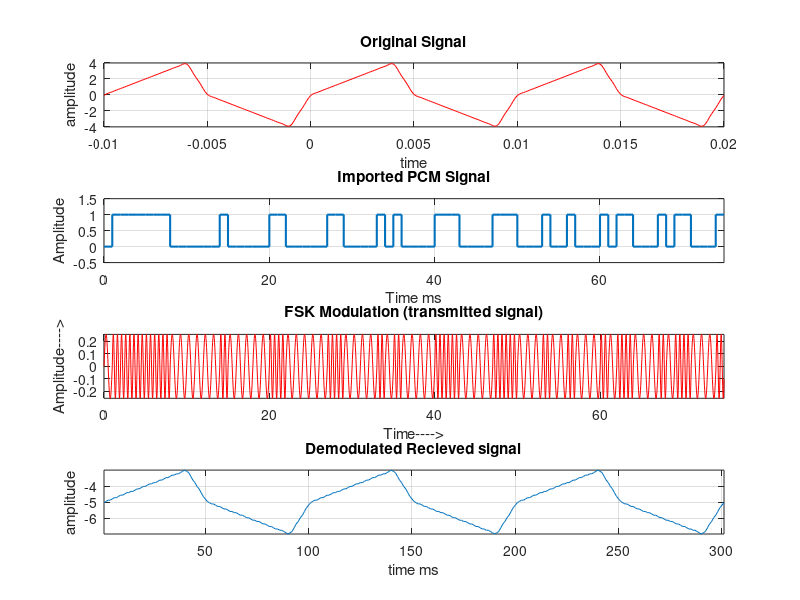

Write MATLAB code to recreate this figure.
clc
clear 

load Our_Signal2.mat
load Make_Digital.mat

n=75; %length of data stream to be viewed (8bit)
b = [coded];

figure(1)
subplot (4,1,1); 
plot(t,s, 'r');
title('Original Signal');
ylabel('amplitude');
xlabel('time');
grid on;

f1=1;  %frequency of carrier signal 1
f2=2;  %frequency of carrier signal 2
t=0:1/30:1-1/30; %time scale


%FSK
sf0=sin(2*pi*f1*t);  %freq of carrier signal if 0
E0=sum(sf0.^2);
sf0=sf0/sqrt(E0);  %Carrier signal if 0
sf1=sin(2*pi*f2*t); %freq of carrier signal if 1
E1= sum(sf1.^2);
sf1=sf1/sqrt(E1);  %Carrier signal if 1



%Modulations
fsk=[];

for i=1:n           %loop to determine which carrier to use
    if b(i)==1
        fsk=[fsk sf1]; %if the binary digit is 1, use sf1
    else
        fsk=[fsk sf0]; %if binary digit is 0, use sf0
    end
end

subplot(4,1,2)
stairs(0:75,[b(1:75) b(75)],'LineWidth',1.5)
axis([0 75 -0.5 1.5])
title ('Imported PCM Signal')
xlabel ('Time ms')
ylabel ('Amplitude')
grid on;

tb=0:1/30:75-1/30;
subplot(4,1,3)
plot(tb,fsk(1:75*30),'r')
axis tight;
title('FSK Modulation (transmitted signal)')
xlabel ('Time---->')
ylabel ('Amplitude---->')
grid on;


%Demodulation
qunt=reshape(coded,7,length(coded)/7);
index=bi2de(qunt','left-msb');
q=del*index+vmin+(del/2);

subplot(4,1,4);
plot(q);
axis tight;grid;
title('Demodulated Recieved signal');
ylabel('amplitude');
xlabel('time ms');
